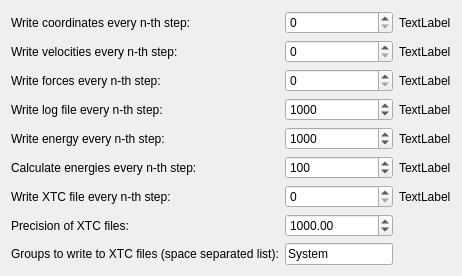
  <widget class="QWizardPage" name="outputWizardPage">
   <property name="title">
    <string>Output control</string>
   </property>
   <property name="subTitle">
    <string>Output / calculation frequencies</string>
   </property>
   <layout class="QGridLayout" name="gridLayout_3">
    <item row="7" column="1">
     <widget class="QDoubleSpinBox" name="compressed_x_precisionDoubleSpinBox">
      <property name="maximum">
       <double>9999999.000000000000000</double>
      </property>
      <property name="value">
       <double>1000.000000000000000</double>
      </property>
     </widget>
    </item>
    <item row="4" column="0">
     <widget class="QLabel" name="label_20">
      <property name="text">
       <string>Write energy every n-th step:</string>
      </property>
     </widget>
    </item>
    <item row="3" column="1">
     <widget class="QSpinBox" name="nstlogSpinBox">
      <property name="maximum">
       <number>999999999</number>
      </property>
      <property name="value">
       <number>1000</number>
      </property>
     </widget>
    </item>
    <item row="6" column="0">
     <widget class="QLabel" name="label_22">
      <property name="text">
       <string>Write XTC file every n-th step:</string>
      </property>
     </widget>
    </item>
    <item row="5" column="0">
     <widget class="QLabel" name="label_21">
      <property name="text">
       <string>Calculate energies every n-th step:</string>
      </property>
     </widget>
    </item>
    <item row="0" column="1">
     <widget class="QSpinBox" name="nstxoutSpinBox">
      <property name="maximum">
       <number>999999999</number>
      </property>
     </widget>
    </item>
    <item row="1" column="0">
     <widget class="QLabel" name="label_17">
      <property name="text">
       <string>Write velocities every n-th step:</string>
      </property>
     </widget>
    </item>
    <item row="6" column="1">
     <widget class="QSpinBox" name="nstxout_copressedSpinBox">
      <property name="maximum">
       <number>999999999</number>
      </property>
     </widget>
    </item>
    <item row="3" column="0">
     <widget class="QLabel" name="label_19">
      <property name="text">
       <string>Write log file every n-th step:</string>
      </property>
     </widget>
    </item>
    <item row="2" column="1">
     <widget class="QSpinBox" name="nstfoutSpinBox">
      <property name="maximum">
       <number>999999999</number>
      </property>
     </widget>
    </item>
    <item row="4" column="1">
     <widget class="QSpinBox" name="nstenergySpinBox">
      <property name="maximum">
       <number>999999999</number>
      </property>
      <property name="value">
       <number>1000</number>
      </property>
     </widget>
    </item>
    <item row="2" column="0">
     <widget class="QLabel" name="label_18">
      <property name="text">
       <string>Write forces every n-th step:</string>
      </property>
     </widget>
    </item>
    <item row="5" column="1">
     <widget class="QSpinBox" name="nstcalcenergySpinBox">
      <property name="maximum">
       <number>999999999</number>
      </property>
      <property name="value">
       <number>100</number>
      </property>
     </widget>
    </item>
    <item row="7" column="0">
     <widget class="QLabel" name="label_23">
      <property name="text">
       <string>Precision of XTC files:</string>
      </property>
     </widget>
    </item>
    <item row="8" column="0">
     <widget class="QLabel" name="label_24">
      <property name="text">
       <string>Groups to write to XTC files (space separated list):</string>
      </property>
     </widget>
    </item>
    <item row="0" column="0">
     <widget class="QLabel" name="label_16">
      <property name="text">
       <string>Write coordinates every n-th step:</string>
      </property>
     </widget>
    </item>
    <item row="1" column="1">
     <widget class="QSpinBox" name="nstvoutSpinBox">
      <property name="maximum">
       <number>999999999</number>
      </property>
     </widget>
    </item>
    <item row="0" column="2">
     <widget class="QLabel" name="nstxoutTimeLabel">
      <property name="text">
       <string>TextLabel</string>
      </property>
     </widget>
    </item>
    <item row="1" column="2">
     <widget class="QLabel" name="nstvoutTimeLabel">
      <property name="text">
       <string>TextLabel</string>
      </property>
     </widget>
    </item>
    <item row="2" column="2">
     <widget class="QLabel" name="nstfoutTimeLabel">
      <property name="text">
       <string>TextLabel</string>
      </property>
     </widget>
    </item>
    <item row="3" column="2">
     <widget class="QLabel" name="nstlogTimeLabel">
      <property name="text">
       <string>TextLabel</string>
      </property>
     </widget>
    </item>
    <item row="4" column="2">
     <widget class="QLabel" name="nstenergyTimeLabel">
      <property name="text">
       <string>TextLabel</string>
      </property>
     </widget>
    </item>
    <item row="5" column="2">
     <widget class="QLabel" name="nstcalcenergyTimeLabel">
      <property name="text">
       <string>TextLabel</string>
      </property>
     </widget>
    </item>
    <item row="6" column="2">
     <widget class="QLabel" name="nstxout_compressedTimeLabel">
      <property name="text">
       <string>TextLabel</string>
      </property>
     </widget>
    </item>
    <item row="8" column="1">
     <widget class="QLineEdit" name="compressed_x_grpsLineEdit">
      <property name="text">
       <string>System</string>
      </property>
     </widget>
    </item>
   </layout>
  </widget>
